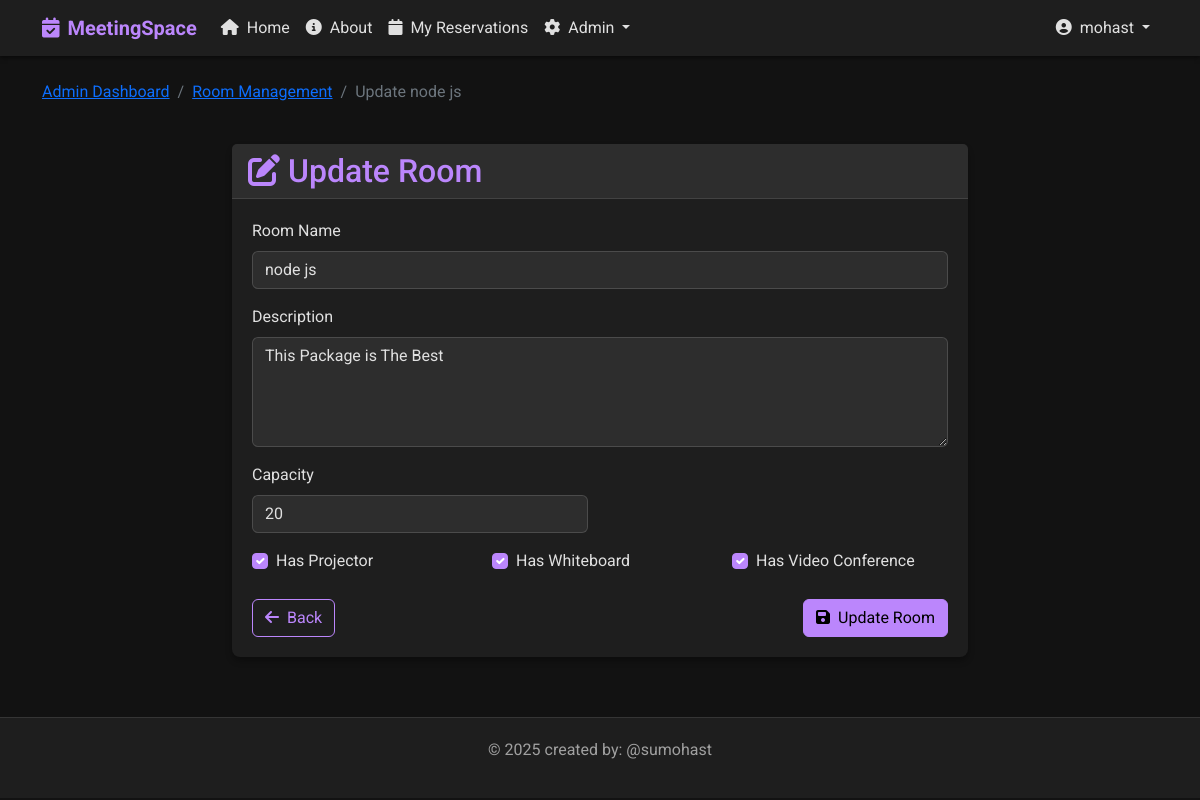
The app's page /update-room/6/ (signed in) with its own data.
### base/models.py (models this page shows, shortened)
class Room(models.Model):
    name = models.CharField(max_length=100)
    capacity = models.IntegerField(default=10)
    has_projector = models.BooleanField(default=False)
    has_whiteboard = models.BooleanField(default=False)
    has_video_conference = models.BooleanField(default=False)
    description = models.TextField(null=True, blank=True)
    created = models.DateTimeField(auto_now_add=True)
    updated = models.DateTimeField(auto_now=True)
    class Meta: # this class is used to define metadata for the model , for example when we want to sort the rooms by name
        ordering = ['name']

### base/views.py (the view)
# urls.py: path('update-room/<str:pk>/', views.update_room, name="update-room"),
@staff_member_required
def update_room(request, pk):
    room = get_object_or_404(Room, id=pk)
    form = RoomForm(instance=room)
    if request.method == 'POST':
        form = RoomForm(request.POST, instance=room)
        if form.is_valid():
            form.save()
            messages.success(request, 'Room updated successfully!')
            return redirect('room-management')
    context = {'form': form, 'room': room}
    return render(request, 'base/room_form.html', context)

### base/forms.py
class RoomForm(ModelForm):
    class Meta:
        model = Room
        fields = ['name', 'description', 'capacity', 'has_projector', 'has_whiteboard', 'has_video_conference']
        widgets = {
            'name': forms.TextInput(attrs={'class': 'form-control'}),
            'description': forms.Textarea(attrs={'class': 'form-control', 'rows': 4}),
            'capacity': forms.NumberInput(attrs={'class': 'form-control'}),
            'has_projector': forms.CheckboxInput(attrs={'class': 'form-check-input'}),
            'has_whiteboard': forms.CheckboxInput(attrs={'class': 'form-check-input'}),
            'has_video_conference': forms.CheckboxInput(attrs={'class': 'form-check-input'}),
        }

### templates/base/room_form.html (shortened to what this page needs)
{% extends 'main.html' %}
{% load static %}
{% block content %}
<div class="row mb-4">
    <div class="col-12">
        <nav aria-label="breadcrumb">
            <ol class="breadcrumb">
                <li class="breadcrumb-item"><a href="{% url 'admin-dashboard' %}">Admin Dashboard</a></li>
                <li class="breadcrumb-item"><a href="{% url 'room-management' %}">Room Management</a></li>
                <li class="breadcrumb-item active">{% if room %}Update {{ room.name }}{% else %}Create Room{% endif %}</li>
            </ol>
        </nav>
    </div>
</div>
<div class="row">
    <div class="col-lg-8 mx-auto">
        <div class="card">
            <div class="card-header">
                <h2 class="mb-0">
                    {% if room %}
                    <i class="fas fa-edit me-2"></i>Update Room
                    {% else %}
                    <i class="fas fa-plus-circle me-2"></i>Create Room
                    {% endif %}
                </h2>
            </div>
            <div class="card-body">
                <form method="POST" action="">
                    <div class="row mb-3">
                        <div class="col-12">
                            <label for="{{ form.name.id_for_label }}" class="form-label">Room Name</label>
                            {{ form.name }}
                        </div>
                    </div>
                    <div class="row mb-3">
                        <div class="col-12">
                            <label for="{{ form.description.id_for_label }}" class="form-label">Description</label>
                            {{ form.description }}
                        </div>
                    </div>
                    <div class="row mb-3">
                        <div class="col-md-6">
                            <label for="{{ form.capacity.id_for_label }}" class="form-label">Capacity</label>
                            {{ form.capacity }}
                        </div>
                    </div>
                    <div class="row mb-4">
                        <div class="col-md-4">
                            <div class="form-check">
                                {{ form.has_projector }}
                                <label class="form-check-label" for="{{ form.has_projector.id_for_label }}">
                                    Has Projector
                                </label>
                            </div>
                        </div>
                        <div class="col-md-4">
                            <div class="form-check">
                                {{ form.has_whiteboard }}
                                <label class="form-check-label" for="{{ form.has_whiteboard.id_for_label }}">
                                    Has Whiteboard
                                </label>
                            </div>
                        </div>
                        <div class="col-md-4">
                            <div class="form-check">
                                {{ form.has_video_conference }}
                                <label class="form-check-label" for="{{ form.has_video_conference.id_for_label }}">
                                    Has Video Conference
                                </label>
                            </div>
                        </div>
                    </div>
                    <div class="d-flex justify-content-between">
                        <a href="{% url 'room-management' %}" class="btn btn-outline-primary">
                            <i class="fas fa-arrow-left me-1"></i> Back
                        </a>
                        <button type="submit" class="btn btn-primary">
                            <i class="fas fa-save me-1"></i>
                            {% if room %}Update Room{% else %}Create Room{% endif %}
                        </button>
                    </div>
                </form>
            </div>
        </div>
    </div>
</div>
{% endblock %}

### templates/main.html (shortened to what this page needs)
{% load static %}
<!DOCTYPE html>
<html lang="en">
<head>
    <link href="https://cdn.jsdelivr.net/npm/bootstrap@5.2.3/dist/css/bootstrap.min.css" rel="stylesheet">
    <link rel="stylesheet" href="https://cdnjs.cloudflare.com/ajax/libs/font-awesome/6.4.0/css/all.min.css">
    <link rel="stylesheet" href="{% static 'css/dark-theme.css' %}">
</head>
<body>
    <nav class="navbar navbar-expand-lg navbar-dark mb-4">
        <div class="container">
            <a class="navbar-brand" href="{% url 'home' %}">
                <i class="fas fa-calendar-check me-2"></i>MeetingSpace
            </a>
            <div class="collapse navbar-collapse" id="navbarNav">
                <ul class="navbar-nav me-auto">
                    <li class="nav-item">
                        <a class="nav-link {% if request.path == '/' %}active{% endif %}" href="{% url 'home' %}">
                            <i class="fas fa-home me-1"></i> Home
                        </a>
                    </li>
                    <li class="nav-item">
                        <a class="nav-link {% if 'about' in request.path %}active{% endif %}" href="{% url 'about' %}">
                            <i class="fas fa-info-circle me-1"></i> About
                        </a>
                    {% if user.is_authenticated %}
                        <li class="nav-item">
                            <a class="nav-link {% if 'my-reservations' in request.path %}active{% endif %}" href="{% url 'user-reservations' %}">
                                <i class="fas fa-calendar me-1"></i> My Reservations
                            </a>
                        </li>
                        {% if user.is_staff %}
                            <li class="nav-item dropdown">
                                <a class="nav-link dropdown-toggle" href="#" role="button" data-bs-toggle="dropdown">
                                    <i class="fas fa-cog me-1"></i> Admin
                                </a>
                            </li>
                        {% endif %}
                    {% endif %}
                </ul>
                <ul class="navbar-nav">
                    {% if user.is_authenticated %}
                        <li class="nav-item dropdown">
                            <a class="nav-link dropdown-toggle" href="#" role="button" data-bs-toggle="dropdown">
                                <i class="fas fa-user-circle me-1"></i> {{ user.username }}
                            </a>
                        </li>
                    {% endif %}
                </ul>
            </div>
        </div>
    </nav>
    <div class="container my-4">
        {% block content %}{% endblock %}
    </div>
    <footer>
        <div class="container">
            <p>&copy; {% now "Y" %} created by: @sumohast </p>
        </div>
    </footer>
</body>
</html>

### static/css/dark-theme.css (style rules this page uses)
:root { --dark-bg: #121212; --dark-surface: #1e1e1e; --dark-surface-2: #2d2d2d; --dark-text: #e0e0e0; --dark-text-secondary: #a0a0a0; --primary: #bb86fc; --primary-variant: #3700b3; --secondary: #03dac6; --error: #cf6679; --success: #4caf50; --warning: #ff9800; --info: #2196f3; }
body { background-color: var(--dark-bg); color: var(--dark-text); font-family: 'Roboto', sans-serif; margin: 0; padding: 0; }
.navbar { background-color: var(--dark-surface); box-shadow: 0 2px 4px rgba(0, 0, 0, 0.5); }
.navbar-brand { color: var(--primary) !important; font-weight: bold; }
.nav-link { color: var(--dark-text) !important; }
.card { background-color: var(--dark-surface); border: none; border-radius: 8px; box-shadow: 0 4px 6px rgba(0, 0, 0, 0.3); margin-bottom: 20px; transition: transform 0.2s, box-shadow 0.2s; }
.card-header { background-color: var(--dark-surface-2); border-bottom: 1px solid rgba(255, 255, 255, 0.1); color: var(--primary); font-weight: bold; }
.card-body { padding: 20px; }
.btn-primary { background-color: var(--primary); border-color: var(--primary); color: #000; }
.btn-outline-primary { color: var(--primary); border-color: var(--primary); }
.form-control { background-color: var(--dark-surface-2); border: 1px solid rgba(255, 255, 255, 0.2); color: var(--dark-text); }
.form-control::placeholder { color: var(--dark-text-secondary); }
.form-check-input { background-color: var(--dark-surface-2); border: 1px solid rgba(255, 255, 255, 0.2); }
.form-check-input:checked { background-color: var(--primary); border-color: var(--primary); }
.form-label { color: var(--dark-text); margin-bottom: 0.5rem; }
footer { background-color: var(--dark-surface); border-top: 1px solid rgba(255, 255, 255, 0.1); color: var(--dark-text-secondary); margin-top: 40px; padding: 20px 0; text-align: center; }

### records on screen
Room: name "node js", description "This Package is The Best", capacity "20", has_projector "☑", has_whiteboard "☑", has_video_conference "☑"

### other values on screen
{{ user.username }} "mohast"
